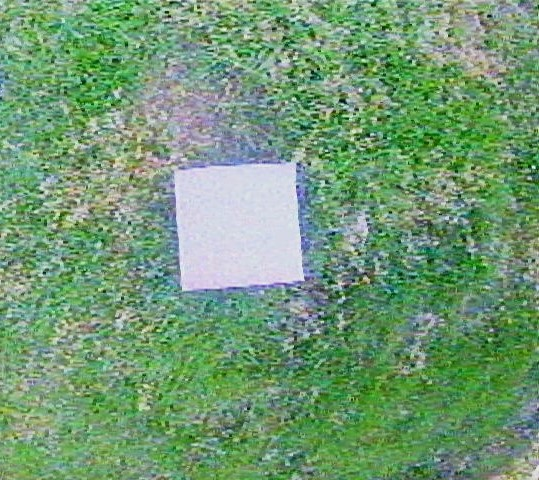
#> input picture Purple.jpg, 539 x 480 px
$ python hsvTesting.py
#> lines starting #> are read from the running program, lines starting #| are printed output that depends on the picture; after the words box and inside, x2 and y2 are one past the last pixel; in counts of white or black regions, pixels touching at a corner belong together
import cv2
import numpy as np
import PIL
import json
# Define the callback function for the trackbars
def nothing(x):
    pass
def contOrange(hsvImg):
    global json_object
    '''h_min = cv2.getTrackbarPos('H_min', 'trackbar')
    s_min = cv2.getTrackbarPos('S_min', 'trackbar')
    v_min = cv2.getTrackbarPos('V_min', 'trackbar')
    h_max = cv2.getTrackbarPos('H_max', 'trackbar')
    s_max = cv2.getTrackbarPos('S_max', 'trackbar')
    v_max = cv2.getTrackbarPos('V_max', 'trackbar')
    lower=(h_min, s_min, v_min)
    upper =(h_max, s_max, v_max)'''
    #lower = (22, 151, 163)
    #upper = (66, 255, 255)
    lower, upper = json_object["Orange"]
    mask = cv2.inRange(hsvImg, np.array(lower), np.array(upper))
    cv2.imshow("orangeMask", mask)
    contours, _ = cv2.findContours(mask, cv2.RETR_EXTERNAL, cv2.CHAIN_APPROX_SIMPLE)
    try:
        biggest_contour = max(contours, key=cv2.contourArea)
        #print(cv2.contourArea(biggest_contour))
        return (True, biggest_contour, cv2.contourArea(biggest_contour)) if cv2.contourArea(biggest_contour) >= 8000 else (False, None, -1)
    except:
        #print("no cont")
        return False, None, -1
def contPurple(hsvImg):
    global json_object
    #lower = (109, 151, 165)
    #upper = (180, 255, 255)

    lower,upper = json_object["Purple"]
    mask = cv2.inRange(hsvImg, np.array(lower), np.array(upper))
    contours, _ = cv2.findContours(mask, cv2.RETR_EXTERNAL, cv2.CHAIN_APPROX_SIMPLE)
    try:
        biggest_contour = max(contours, key=cv2.contourArea)
        #print(cv2.contourArea(biggest_contour))
        return (True, biggest_contour, cv2.contourArea(biggest_contour)) if cv2.contourArea(biggest_contour) >= 8000 else (False, None, -1)
    except:
       # print("no cont")
        return False, None, -1
# Create a window to display the original and masked trackbars
cv2.namedWindow('trackbar')

# Create trackbars for the minimum and maximum HSV values
cv2.createTrackbar('H_min', 'trackbar', 22, 180, nothing)
cv2.createTrackbar('S_min', 'trackbar', 117, 255, nothing)
cv2.createTrackbar('V_min', 'trackbar', 214, 255, nothing)
cv2.createTrackbar('H_max', 'trackbar', 50, 180, nothing)
cv2.createTrackbar('S_max', 'trackbar', 255, 255, nothing)
cv2.createTrackbar('V_max', 'trackbar', 255, 255, nothing)
kernel = (13,13)
satConst = 15
brightConst = 0.6
# Load the trackbar
with open('calibration.json', 'r') as openfile:
    # Reading from json file
#> (reads calibration.json from the repository)
    json_object = json.load(openfile)


while True:
    img = cv2.blur(cv2.imread('Purple.jpg'), kernel)
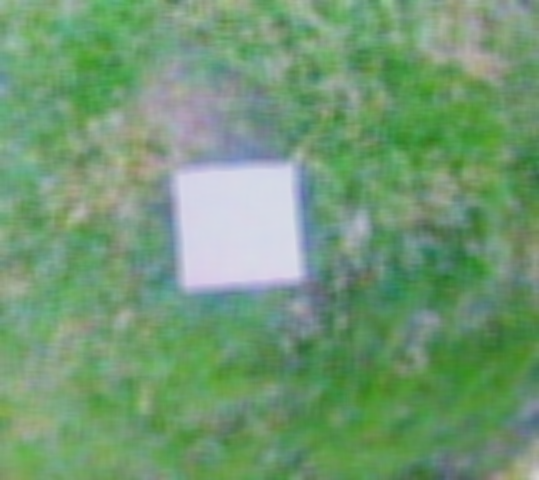
#> img: shape (480, 539, 3); mean B, G, R 116.1, 153.4, 113.6
    hsv = cv2.cvtColor(img, cv2.COLOR_BGR2HSV)
#> hsv: shape (480, 539, 3); mean H, S, V 66.5, 79.2, 155.2
    hsv[..., 1] = hsv[..., 1] * satConst
#> hsv: shape (480, 539, 3); mean H, S, V 66.5, 128.3, 155.2
    # Get the current trackbar values
    h_min = cv2.getTrackbarPos('H_min', 'trackbar')
    s_min = cv2.getTrackbarPos('S_min', 'trackbar')
    v_min = cv2.getTrackbarPos('V_min', 'trackbar')
    h_max = cv2.getTrackbarPos('H_max', 'trackbar')
    s_max = cv2.getTrackbarPos('S_max', 'trackbar')
    v_max = cv2.getTrackbarPos('V_max', 'trackbar')

    oStats = contOrange(hsv)
#> in contOrange, `mask = cv2.inRange(hsvImg, np.array(lower), np.array(upper))`:
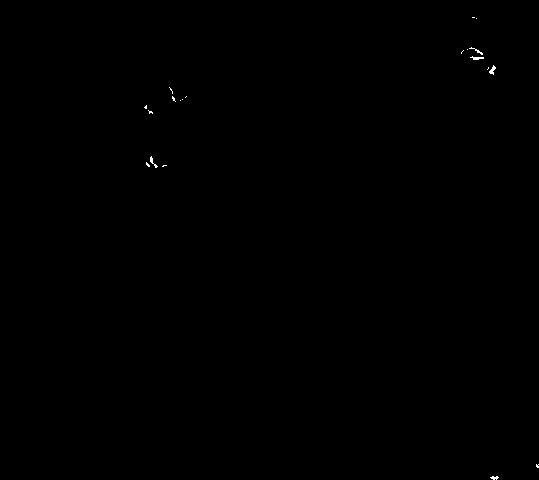
#> mask: shape (480, 539); 0.09% white in thin lines or dots, all inside (x1, y1, x2, y2) = (144, 17, 539, 480)
#> in contOrange, `contours, _ = cv2.findContours(mask, cv2.RETR_EXTERNAL, cv2.CHAIN_APPR..`: contours = 20 contours, 19 with area under 20; largest, box (x1, y1, x2, y2) and area: (489, 65, 496, 75) 22
#> in contOrange, `biggest_contour = max(contours, key=cv2.contourArea)`: biggest_contour = contour of 13 points, box (x1, y1, x2, y2) (489, 65, 496, 75), area 22
    pStats = contPurple(hsv)
#> in contPurple, `mask = cv2.inRange(hsvImg, np.array(lower), np.array(upper))`:
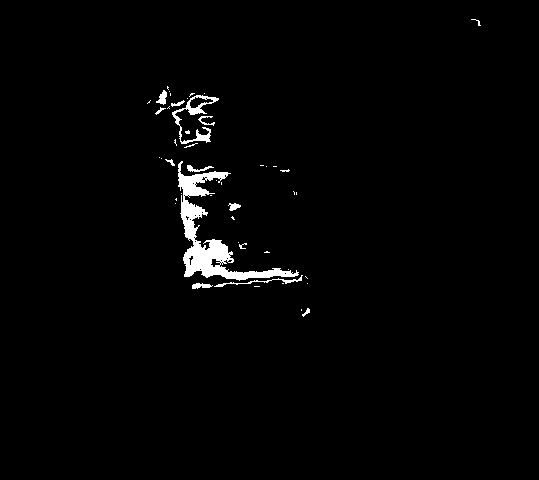
#> mask: shape (480, 539); 1.7% white; 48 white regions (35 under 20 px)
#> in contPurple, `contours, _ = cv2.findContours(mask, cv2.RETR_EXTERNAL, cv2.CHAIN_APPR..`: contours = 48 contours, 39 with area under 20; largest, box (x1, y1, x2, y2) and area: (178, 161, 299, 281) 2794, (172, 95, 219, 144) 511, (156, 90, 167, 105) 72, (214, 275, 303, 287) 69, (192, 283, 213, 289) 59
#> in contPurple, `biggest_contour = max(contours, key=cv2.contourArea)`: biggest_contour = contour of 422 points, box (x1, y1, x2, y2) (178, 161, 299, 281), area 2794
    if oStats[0] and oStats[2] > pStats[2]:
        print("ORANGE")
        cv2.drawContours(img, [oStats[1]], -1, (1, 65, 116), 3)

    if pStats[0] and pStats[2] > oStats[2]:
        print("Purple")
        cv2.drawContours(img, [pStats[1]], -1, (103, 1, 103), 3)

    cv2.imshow('image', img)
    # Check for key presses
    k = cv2.waitKey(1) & 0xFF
#> (key Esc is pressed here)
    if k == 27:  # Escape key
        break

# Cleanup
cv2.destroyAllWindows()
